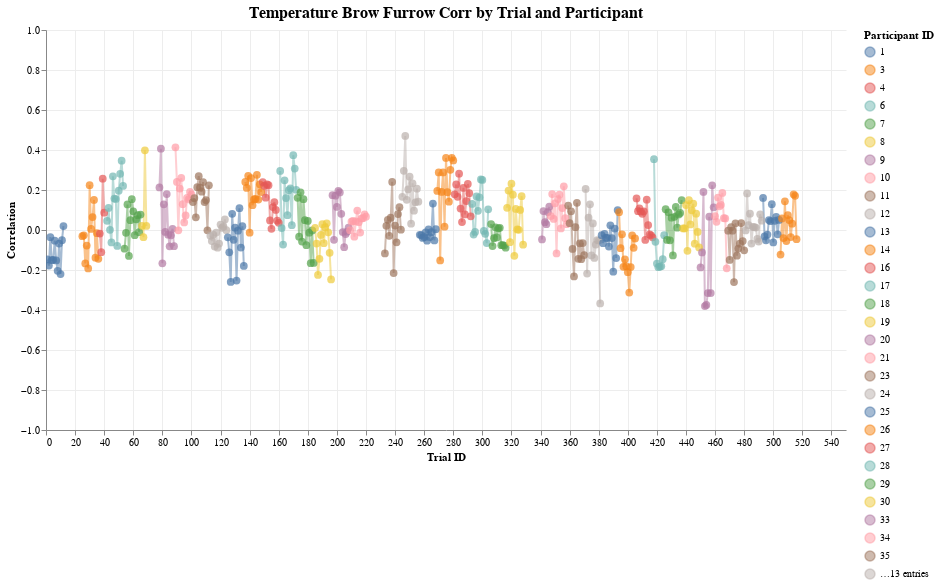
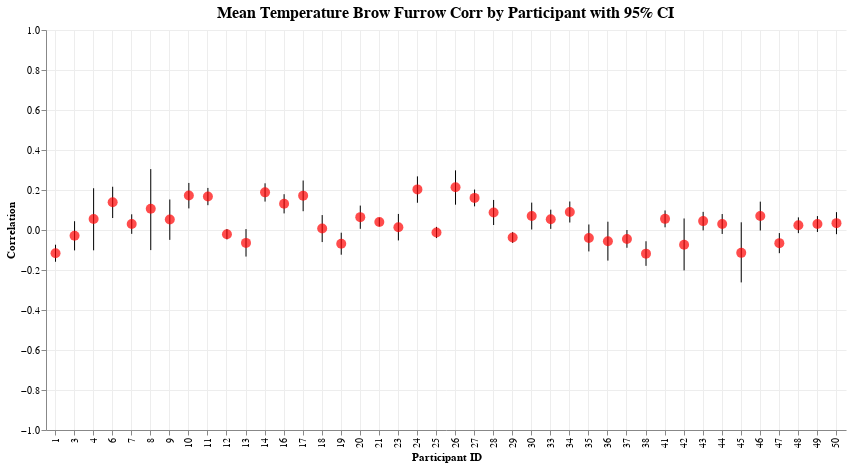
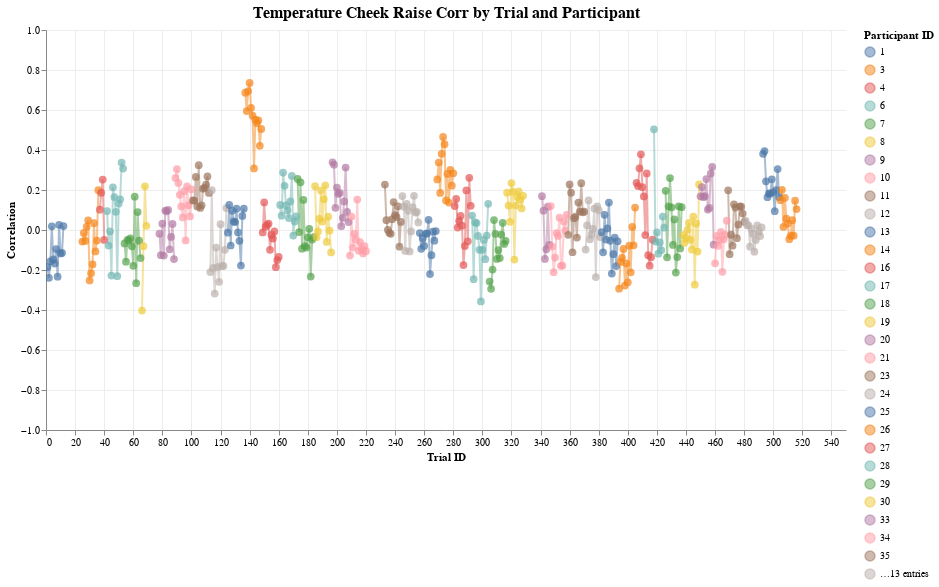
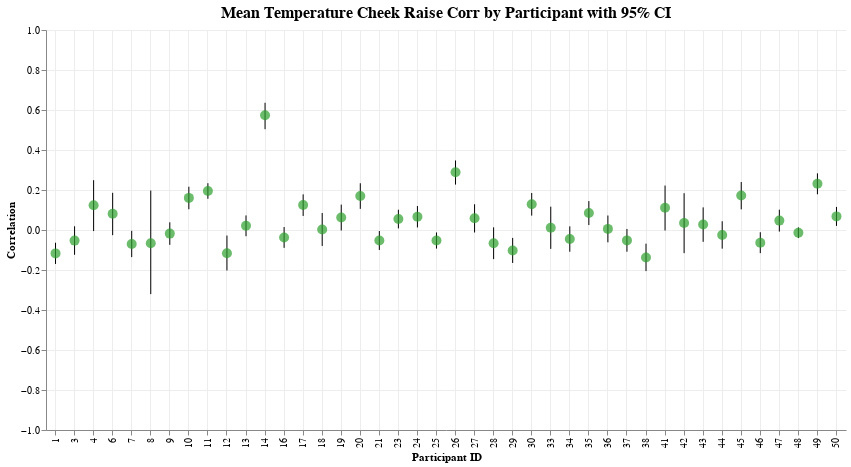

The notebook cell saved with these charts, in order:
### Code cell
features = [
    "brow_furrow",
    "cheek_raise",
    "mouth_open",
    "upper_lip_raise",
    "nose_wrinkle",
]

for feature in features:
    col1, col2 = "temperature", feature

    corr_by_trial = calculate_correlations_by_trial(df, col1, col2)
    corr_by_participant = aggregate_correlations_fisher_z(
        corr_by_trial, col1, col2, "participant_id", include_ci=True
    )
    display(plot_correlations_by_trial(corr_by_trial, col1, col2))
    display(plot_correlations_by_participant(corr_by_participant, col1, col2))

### Figure 1 — Vega-Lite specification as saved in the notebook (floating-point values rounded to 4 significant figures; data arrays with more than 128 entries replaced by an {"elided": "..."} marker saying what was removed)
{"config": {"view": {"continuousWidth": 300, "continuousHeight": 300, "strokeWidth": 0}, "axis": {"grid": true, "gridColor": "#ededed"}, "title": {"anchor": "middle", "fontSize": 16}}, "layer": [{"mark": {"type": "line", "opacity": 0.5}, "encoding": {"color": {"field": "participant_id", "legend": {"title": "Participant ID"}, "type": "nominal"}, "x": {"axis": {"title": "Trial ID"}, "field": "trial_id", "type": "quantitative"}, "y": {"axis": {"title": "Correlation"}, "field": "temperature_brow_furrow_corr", "scale": {"domain": [-1, 1]}, "type": "quantitative"}}, "name": "view_1"}, {"mark": {"type": "circle", "size": 60}, "encoding": {"color": {"field": "participant_id", "legend": {"title": "Participant ID"}, "type": "nominal"}, "tooltip": [{"field": "participant_id", "type": "nominal"}, {"field": "trial_id", "type": "quantitative"}, {"field": "temperature_brow_furrow_corr", "format": ".3f", "type": "quantitative"}], "x": {"axis": {"title": "Trial ID"}, "field": "trial_id", "type": "quantitative"}, "y": {"axis": {"title": "Correlation"}, "field": "temperature_brow_furrow_corr", "scale": {"domain": [-1, 1]}, "type": "quantitative"}}}], "data": {"name": "data-f027d3f1dbd0ddc1d5bed59e17d71568"}, "height": 400, "params": [{"name": "param_1", "select": {"type": "interval", "encodings": ["x", "y"]}, "bind": "scales", "views": ["view_1"]}], "title": "Temperature Brow Furrow Corr by Trial and Participant", "width": 800, "$schema": "https://vega.github.io/schema/vega-lite/v5.20.1.json", "datasets": {"data-f027d3f1dbd0ddc1d5bed59e17d71568": {"elided": "471 records"}}}

### Figure 2 — Vega-Lite specification as saved in the notebook (floating-point values rounded to 4 significant figures)
{"config": {"view": {"continuousWidth": 300, "continuousHeight": 300, "strokeWidth": 0}, "axis": {"grid": true, "gridColor": "#ededed"}, "title": {"anchor": "middle", "fontSize": 16}}, "layer": [{"mark": {"type": "rule"}, "encoding": {"x": {"axis": {"title": "Participant ID"}, "field": "participant_id", "type": "ordinal"}, "y": {"axis": {"title": "Correlation"}, "field": "participant_id_temperature_brow_furrow_corr_ci_lower", "scale": {"domain": [-1, 1]}, "type": "quantitative"}, "y2": {"field": "participant_id_temperature_brow_furrow_corr_ci_upper"}}}, {"mark": {"type": "circle", "color": "red", "size": 100}, "encoding": {"tooltip": [{"field": "participant_id", "title": "Participant", "type": "nominal"}, {"field": "participant_id_temperature_brow_furrow_corr_mean", "format": ".3f", "title": "Mean Correlation", "type": "quantitative"}, {"field": "participant_id_temperature_brow_furrow_corr_ci_lower", "format": ".3f", "title": "CI Lower", "type": "quantitative"}, {"field": "participant_id_temperature_brow_furrow_corr_ci_upper", "format": ".3f", "title": "CI Upper", "type": "quantitative"}], "x": {"axis": {"title": "Participant ID"}, "field": "participant_id", "type": "ordinal"}, "y": {"field": "participant_id_temperature_brow_furrow_corr_mean", "type": "quantitative"}}}], "data": {"name": "data-5636a051c6ec12841b77f35ddb734494"}, "height": 400, "title": "Mean Temperature Brow Furrow Corr by Participant with 95% CI", "width": 800, "$schema": "https://vega.github.io/schema/vega-lite/v5.20.1.json", "datasets": {"data-5636a051c6ec12841b77f35ddb734494": [{"participant_id": 1, "participant_id_temperature_brow_furrow_corr_mean": -0.1164, "participant_id_temperature_brow_furrow_corr_ci_lower": -0.1588, "participant_id_temperature_brow_furrow_corr_ci_upper": -0.07353}, {"participant_id": 3, "participant_id_temperature_brow_furrow_corr_mean": -0.02917, "participant_id_temperature_brow_furrow_corr_ci_lower": -0.102, "participant_id_temperature_brow_furrow_corr_ci_upper": 0.04395}, {"participant_id": 4, "participant_id_temperature_brow_furrow_corr_mean": 0.05492, "participant_id_temperature_brow_furrow_corr_ci_lower": -0.1016, "participant_id_temperature_brow_furrow_corr_ci_upper": 0.2088}, {"participant_id": 6, "participant_id_temperature_brow_furrow_corr_mean": 0.139, "participant_id_temperature_brow_furrow_corr_ci_lower": 0.05992, "participant_id_temperature_brow_furrow_corr_ci_upper": 0.2163}, {"participant_id": 7, "participant_id_temperature_brow_furrow_corr_mean": 0.0297, "participant_id_temperature_brow_furrow_corr_ci_lower": -0.01924, "participant_id_temperature_brow_furrow_corr_ci_upper": 0.07849}, {"participant_id": 8, "participant_id_temperature_brow_furrow_corr_mean": 0.1064, "participant_id_temperature_brow_furrow_corr_ci_lower": -0.1005, "participant_id_temperature_brow_furrow_corr_ci_upper": 0.3045}, {"participant_id": 9, "participant_id_temperature_brow_furrow_corr_mean": 0.05211, "participant_id_temperature_brow_furrow_corr_ci_lower": -0.04937, "participant_id_temperature_brow_furrow_corr_ci_upper": 0.1525}, {"participant_id": 10, "participant_id_temperature_brow_furrow_corr_mean": 0.1723, "participant_id_temperature_brow_furrow_corr_ci_lower": 0.1079, "participant_id_temperature_brow_furrow_corr_ci_upper": 0.2353}, {"participant_id": 11, "participant_id_temperature_brow_furrow_corr_mean": 0.1675, "participant_id_temperature_brow_furrow_corr_ci_lower": 0.1241, "participant_id_temperature_brow_furrow_corr_ci_upper": 0.2103}, {"participant_id": 12, "participant_id_temperature_brow_furrow_corr_mean": -0.02101, "participant_id_temperature_brow_furrow_corr_ci_lower": -0.0466, "participant_id_temperature_brow_furrow_corr_ci_upper": 0.004614}, {"participant_id": 13, "participant_id_temperature_brow_furrow_corr_mean": -0.0645, "participant_id_temperature_brow_furrow_corr_ci_lower": -0.1328, "participant_id_temperature_brow_furrow_corr_ci_upper": 0.004455}, {"participant_id": 14, "participant_id_temperature_brow_furrow_corr_mean": 0.1882, "participant_id_temperature_brow_furrow_corr_ci_lower": 0.1421, "participant_id_temperature_brow_furrow_corr_ci_upper": 0.2335}, {"participant_id": 16, "participant_id_temperature_brow_furrow_corr_mean": 0.1313, "participant_id_temperature_brow_furrow_corr_ci_lower": 0.08295, "participant_id_temperature_brow_furrow_corr_ci_upper": 0.179}, {"participant_id": 17, "participant_id_temperature_brow_furrow_corr_mean": 0.1717, "participant_id_temperature_brow_furrow_corr_ci_lower": 0.09394, "participant_id_temperature_brow_furrow_corr_ci_upper": 0.2474}, {"participant_id": 18, "participant_id_temperature_brow_furrow_corr_mean": 0.007183, "participant_id_temperature_brow_furrow_corr_ci_lower": -0.06034, "participant_id_temperature_brow_furrow_corr_ci_upper": 0.07464}, {"participant_id": 19, "participant_id_temperature_brow_furrow_corr_mean": -0.06872, "participant_id_temperature_brow_furrow_corr_ci_lower": -0.1235, "participant_id_temperature_brow_furrow_corr_ci_upper": -0.0135}, {"participant_id": 20, "participant_id_temperature_brow_furrow_corr_mean": 0.06421, "participant_id_temperature_brow_furrow_corr_ci_lower": 0.005908, "participant_id_temperature_brow_furrow_corr_ci_upper": 0.1221}, {"participant_id": 21, "participant_id_temperature_brow_furrow_corr_mean": 0.04007, "participant_id_temperature_brow_furrow_corr_ci_lower": 0.01848, "participant_id_temperature_brow_furrow_corr_ci_upper": 0.06161}, {"participant_id": 23, "participant_id_temperature_brow_furrow_corr_mean": 0.01413, "participant_id_temperature_brow_furrow_corr_ci_lower": -0.05212, "participant_id_temperature_brow_furrow_corr_ci_upper": 0.08026}, {"participant_id": 24, "participant_id_temperature_brow_furrow_corr_mean": 0.2031, "participant_id_temperature_brow_furrow_corr_ci_lower": 0.1362, "participant_id_temperature_brow_furrow_corr_ci_upper": 0.2681}, {"participant_id": 25, "participant_id_temperature_brow_furrow_corr_mean": -0.01239, "participant_id_temperature_brow_furrow_corr_ci_lower": -0.04042, "participant_id_temperature_brow_furrow_corr_ci_upper": 0.01566}, {"participant_id": 26, "participant_id_temperature_brow_furrow_corr_mean": 0.214, "participant_id_temperature_brow_furrow_corr_ci_lower": 0.1265, "participant_id_temperature_brow_furrow_corr_ci_upper": 0.2981}, {"participant_id": 27, "participant_id_temperature_brow_furrow_corr_mean": 0.1605, "participant_id_temperature_brow_furrow_corr_ci_lower": 0.1182, "participant_id_temperature_brow_furrow_corr_ci_upper": 0.2022}, {"participant_id": 28, "participant_id_temperature_brow_furrow_corr_mean": 0.0879, "participant_id_temperature_brow_furrow_corr_ci_lower": 0.02485, "participant_id_temperature_brow_furrow_corr_ci_upper": 0.1502}, {"participant_id": 29, "participant_id_temperature_brow_furrow_corr_mean": -0.03764, "participant_id_temperature_brow_furrow_corr_ci_lower": -0.06449, "participant_id_temperature_brow_furrow_corr_ci_upper": -0.01075}, {"participant_id": 30, "participant_id_temperature_brow_furrow_corr_mean": 0.07004, "participant_id_temperature_brow_furrow_corr_ci_lower": 0.002533, "participant_id_temperature_brow_furrow_corr_ci_upper": 0.1369}, {"participant_id": 33, "participant_id_temperature_brow_furrow_corr_mean": 0.05371, "participant_id_temperature_brow_furrow_corr_ci_lower": 0.00567, "participant_id_temperature_brow_furrow_corr_ci_upper": 0.1015}, {"participant_id": 34, "participant_id_temperature_brow_furrow_corr_mean": 0.09026, "participant_id_temperature_brow_furrow_corr_ci_lower": 0.0375, "participant_id_temperature_brow_furrow_corr_ci_upper": 0.1425}, {"participant_id": 35, "participant_id_temperature_brow_furrow_corr_mean": -0.03994, "participant_id_temperature_brow_furrow_corr_ci_lower": -0.1071, "participant_id_temperature_brow_furrow_corr_ci_upper": 0.0276}, {"participant_id": 36, "participant_id_temperature_brow_furrow_corr_mean": -0.05632, "participant_id_temperature_brow_furrow_corr_ci_lower": -0.153, "participant_id_temperature_brow_furrow_corr_ci_upper": 0.04143}, {"participant_id": 37, "participant_id_temperature_brow_furrow_corr_mean": -0.04457, "participant_id_temperature_brow_furrow_corr_ci_lower": -0.08896, "participant_id_temperature_brow_furrow_corr_ci_upper": -4.713e-06}, {"participant_id": 38, "participant_id_temperature_brow_furrow_corr_mean": -0.1182, "participant_id_temperature_brow_furrow_corr_ci_lower": -0.1793, "participant_id_temperature_brow_furrow_corr_ci_upper": -0.0563}, {"participant_id": 41, "participant_id_temperature_brow_furrow_corr_mean": 0.05568, "participant_id_temperature_brow_furrow_corr_ci_lower": 0.0135, "participant_id_temperature_brow_furrow_corr_ci_upper": 0.09767}, {"participant_id": 42, "participant_id_temperature_brow_furrow_corr_mean": -0.07345, "participant_id_temperature_brow_furrow_corr_ci_lower": -0.202, "participant_id_temperature_brow_furrow_corr_ci_upper": 0.05764}, {"participant_id": 43, "participant_id_temperature_brow_furrow_corr_mean": 0.04438, "participant_id_temperature_brow_furrow_corr_ci_lower": -0.002088, "participant_id_temperature_brow_furrow_corr_ci_upper": 0.09066}, {"participant_id": 44, "participant_id_temperature_brow_furrow_corr_mean": 0.03007, "participant_id_temperature_brow_furrow_corr_ci_lower": -0.01983, "participant_id_temperature_brow_furrow_corr_ci_upper": 0.07981}, {"participant_id": 45, "participant_id_temperature_brow_furrow_corr_mean": -0.1144, "participant_id_temperature_brow_furrow_corr_ci_lower": -0.262, "participant_id_temperature_brow_furrow_corr_ci_upper": 0.03856}, {"participant_id": 46, "participant_id_temperature_brow_furrow_corr_mean": 0.06996, "participant_id_temperature_brow_furrow_corr_ci_lower": -0.002602, "participant_id_temperature_brow_furrow_corr_ci_upper": 0.1418}, {"participant_id": 47, "participant_id_temperature_brow_furrow_corr_mean": -0.06579, "participant_id_temperature_brow_furrow_corr_ci_lower": -0.1159, "participant_id_temperature_brow_furrow_corr_ci_upper": -0.01533}, {"participant_id": 48, "participant_id_temperature_brow_furrow_corr_mean": 0.02376, "participant_id_temperature_brow_furrow_corr_ci_lower": -0.01576, "participant_id_temperature_brow_furrow_corr_ci_upper": 0.06319}, {"participant_id": 49, "participant_id_temperature_brow_furrow_corr_mean": 0.02983, "participant_id_temperature_brow_furrow_corr_ci_lower": -0.009964, "participant_id_temperature_brow_furrow_corr_ci_upper": 0.06954}, {"participant_id": 50, "participant_id_temperature_brow_furrow_corr_mean": 0.03429, "participant_id_temperature_brow_furrow_corr_ci_lower": -0.0209, "participant_id_temperature_brow_furrow_corr_ci_upper": 0.08927}]}}

### Figure 3 — Vega-Lite specification as saved in the notebook (floating-point values rounded to 4 significant figures; data arrays with more than 128 entries replaced by an {"elided": "..."} marker saying what was removed)
{"config": {"view": {"continuousWidth": 300, "continuousHeight": 300, "strokeWidth": 0}, "axis": {"grid": true, "gridColor": "#ededed"}, "title": {"anchor": "middle", "fontSize": 16}}, "layer": [{"mark": {"type": "line", "opacity": 0.5}, "encoding": {"color": {"field": "participant_id", "legend": {"title": "Participant ID"}, "type": "nominal"}, "x": {"axis": {"title": "Trial ID"}, "field": "trial_id", "type": "quantitative"}, "y": {"axis": {"title": "Correlation"}, "field": "temperature_cheek_raise_corr", "scale": {"domain": [-1, 1]}, "type": "quantitative"}}, "name": "view_2"}, {"mark": {"type": "circle", "size": 60}, "encoding": {"color": {"field": "participant_id", "legend": {"title": "Participant ID"}, "type": "nominal"}, "tooltip": [{"field": "participant_id", "type": "nominal"}, {"field": "trial_id", "type": "quantitative"}, {"field": "temperature_cheek_raise_corr", "format": ".3f", "type": "quantitative"}], "x": {"axis": {"title": "Trial ID"}, "field": "trial_id", "type": "quantitative"}, "y": {"axis": {"title": "Correlation"}, "field": "temperature_cheek_raise_corr", "scale": {"domain": [-1, 1]}, "type": "quantitative"}}}], "data": {"name": "data-b900081d5e932a4c0b596f89498c6b4d"}, "height": 400, "params": [{"name": "param_2", "select": {"type": "interval", "encodings": ["x", "y"]}, "bind": "scales", "views": ["view_2"]}], "title": "Temperature Cheek Raise Corr by Trial and Participant", "width": 800, "$schema": "https://vega.github.io/schema/vega-lite/v5.20.1.json", "datasets": {"data-b900081d5e932a4c0b596f89498c6b4d": {"elided": "471 records"}}}

### Figure 4 — Vega-Lite specification as saved in the notebook (floating-point values rounded to 4 significant figures)
{"config": {"view": {"continuousWidth": 300, "continuousHeight": 300, "strokeWidth": 0}, "axis": {"grid": true, "gridColor": "#ededed"}, "title": {"anchor": "middle", "fontSize": 16}}, "layer": [{"mark": {"type": "rule"}, "encoding": {"x": {"axis": {"title": "Participant ID"}, "field": "participant_id", "type": "ordinal"}, "y": {"axis": {"title": "Correlation"}, "field": "participant_id_temperature_cheek_raise_corr_ci_lower", "scale": {"domain": [-1, 1]}, "type": "quantitative"}, "y2": {"field": "participant_id_temperature_cheek_raise_corr_ci_upper"}}}, {"mark": {"type": "circle", "color": "#2ca02c", "size": 100}, "encoding": {"tooltip": [{"field": "participant_id", "title": "Participant", "type": "nominal"}, {"field": "participant_id_temperature_cheek_raise_corr_mean", "format": ".3f", "title": "Mean Correlation", "type": "quantitative"}, {"field": "participant_id_temperature_cheek_raise_corr_ci_lower", "format": ".3f", "title": "CI Lower", "type": "quantitative"}, {"field": "participant_id_temperature_cheek_raise_corr_ci_upper", "format": ".3f", "title": "CI Upper", "type": "quantitative"}], "x": {"axis": {"title": "Participant ID"}, "field": "participant_id", "type": "ordinal"}, "y": {"field": "participant_id_temperature_cheek_raise_corr_mean", "type": "quantitative"}}}], "data": {"name": "data-d9714057338aeebb9f1d15abc74cb143"}, "height": 400, "title": "Mean Temperature Cheek Raise Corr by Participant with 95% CI", "width": 800, "$schema": "https://vega.github.io/schema/vega-lite/v5.20.1.json", "datasets": {"data-d9714057338aeebb9f1d15abc74cb143": [{"participant_id": 1, "participant_id_temperature_cheek_raise_corr_mean": -0.117, "participant_id_temperature_cheek_raise_corr_ci_lower": -0.1696, "participant_id_temperature_cheek_raise_corr_ci_upper": -0.06369}, {"participant_id": 3, "participant_id_temperature_cheek_raise_corr_mean": -0.05301, "participant_id_temperature_cheek_raise_corr_ci_lower": -0.124, "participant_id_temperature_cheek_raise_corr_ci_upper": 0.01855}, {"participant_id": 4, "participant_id_temperature_cheek_raise_corr_mean": 0.1239, "participant_id_temperature_cheek_raise_corr_ci_lower": -0.005434, "participant_id_temperature_cheek_raise_corr_ci_upper": 0.2491}, {"participant_id": 6, "participant_id_temperature_cheek_raise_corr_mean": 0.08093, "participant_id_temperature_cheek_raise_corr_ci_lower": -0.02592, "participant_id_temperature_cheek_raise_corr_ci_upper": 0.1859}, {"participant_id": 7, "participant_id_temperature_cheek_raise_corr_mean": -0.07012, "participant_id_temperature_cheek_raise_corr_ci_lower": -0.1356, "participant_id_temperature_cheek_raise_corr_ci_upper": -0.004016}, {"participant_id": 8, "participant_id_temperature_cheek_raise_corr_mean": -0.06604, "participant_id_temperature_cheek_raise_corr_ci_lower": -0.3205, "participant_id_temperature_cheek_raise_corr_ci_upper": 0.1974}, {"participant_id": 9, "participant_id_temperature_cheek_raise_corr_mean": -0.01798, "participant_id_temperature_cheek_raise_corr_ci_lower": -0.07434, "participant_id_temperature_cheek_raise_corr_ci_upper": 0.0385}, {"participant_id": 10, "participant_id_temperature_cheek_raise_corr_mean": 0.1606, "participant_id_temperature_cheek_raise_corr_ci_lower": 0.1038, "participant_id_temperature_cheek_raise_corr_ci_upper": 0.2164}, {"participant_id": 11, "participant_id_temperature_cheek_raise_corr_mean": 0.1952, "participant_id_temperature_cheek_raise_corr_ci_lower": 0.1561, "participant_id_temperature_cheek_raise_corr_ci_upper": 0.2338}, {"participant_id": 12, "participant_id_temperature_cheek_raise_corr_mean": -0.116, "participant_id_temperature_cheek_raise_corr_ci_lower": -0.2025, "participant_id_temperature_cheek_raise_corr_ci_upper": -0.02775}, {"participant_id": 13, "participant_id_temperature_cheek_raise_corr_mean": 0.02095, "participant_id_temperature_cheek_raise_corr_ci_lower": -0.03102, "participant_id_temperature_cheek_raise_corr_ci_upper": 0.07281}, {"participant_id": 14, "participant_id_temperature_cheek_raise_corr_mean": 0.5738, "participant_id_temperature_cheek_raise_corr_ci_lower": 0.5041, "participant_id_temperature_cheek_raise_corr_ci_upper": 0.6361}, {"participant_id": 16, "participant_id_temperature_cheek_raise_corr_mean": -0.03736, "participant_id_temperature_cheek_raise_corr_ci_lower": -0.08931, "participant_id_temperature_cheek_raise_corr_ci_upper": 0.01481}, {"participant_id": 17, "participant_id_temperature_cheek_raise_corr_mean": 0.1246, "participant_id_temperature_cheek_raise_corr_ci_lower": 0.07019, "participant_id_temperature_cheek_raise_corr_ci_upper": 0.1782}, {"participant_id": 18, "participant_id_temperature_cheek_raise_corr_mean": 0.002667, "participant_id_temperature_cheek_raise_corr_ci_lower": -0.07977, "participant_id_temperature_cheek_raise_corr_ci_upper": 0.08507}, {"participant_id": 19, "participant_id_temperature_cheek_raise_corr_mean": 0.06245, "participant_id_temperature_cheek_raise_corr_ci_lower": -0.002508, "participant_id_temperature_cheek_raise_corr_ci_upper": 0.1269}, {"participant_id": 20, "participant_id_temperature_cheek_raise_corr_mean": 0.1704, "participant_id_temperature_cheek_raise_corr_ci_lower": 0.1057, "participant_id_temperature_cheek_raise_corr_ci_upper": 0.2337}, {"participant_id": 21, "participant_id_temperature_cheek_raise_corr_mean": -0.0526, "participant_id_temperature_cheek_raise_corr_ci_lower": -0.09981, "participant_id_temperature_cheek_raise_corr_ci_upper": -0.005145}, {"participant_id": 23, "participant_id_temperature_cheek_raise_corr_mean": 0.05476, "participant_id_temperature_cheek_raise_corr_ci_lower": 0.007915, "participant_id_temperature_cheek_raise_corr_ci_upper": 0.1014}, {"participant_id": 24, "participant_id_temperature_cheek_raise_corr_mean": 0.06644, "participant_id_temperature_cheek_raise_corr_ci_lower": 0.01278, "participant_id_temperature_cheek_raise_corr_ci_upper": 0.1197}, {"participant_id": 25, "participant_id_temperature_cheek_raise_corr_mean": -0.05263, "participant_id_temperature_cheek_raise_corr_ci_lower": -0.09289, "participant_id_temperature_cheek_raise_corr_ci_upper": -0.0122}, {"participant_id": 26, "participant_id_temperature_cheek_raise_corr_mean": 0.2885, "participant_id_temperature_cheek_raise_corr_ci_lower": 0.2271, "participant_id_temperature_cheek_raise_corr_ci_upper": 0.3477}, {"participant_id": 27, "participant_id_temperature_cheek_raise_corr_mean": 0.05839, "participant_id_temperature_cheek_raise_corr_ci_lower": -0.01248, "participant_id_temperature_cheek_raise_corr_ci_upper": 0.1287}, {"participant_id": 28, "participant_id_temperature_cheek_raise_corr_mean": -0.06663, "participant_id_temperature_cheek_raise_corr_ci_lower": -0.1456, "participant_id_temperature_cheek_raise_corr_ci_upper": 0.01323}, {"participant_id": 29, "participant_id_temperature_cheek_raise_corr_mean": -0.1026, "participant_id_temperature_cheek_raise_corr_ci_lower": -0.1649, "participant_id_temperature_cheek_raise_corr_ci_upper": -0.03956}, {"participant_id": 30, "participant_id_temperature_cheek_raise_corr_mean": 0.1289, "participant_id_temperature_cheek_raise_corr_ci_lower": 0.07194, "participant_id_temperature_cheek_raise_corr_ci_upper": 0.185}, {"participant_id": 33, "participant_id_temperature_cheek_raise_corr_mean": 0.01119, "participant_id_temperature_cheek_raise_corr_ci_lower": -0.09445, "participant_id_temperature_cheek_raise_corr_ci_upper": 0.1166}, {"participant_id": 34, "participant_id_temperature_cheek_raise_corr_mean": -0.04541, "participant_id_temperature_cheek_raise_corr_ci_lower": -0.1087, "participant_id_temperature_cheek_raise_corr_ci_upper": 0.01823}, {"participant_id": 35, "participant_id_temperature_cheek_raise_corr_mean": 0.085, "participant_id_temperature_cheek_raise_corr_ci_lower": 0.02478, "participant_id_temperature_cheek_raise_corr_ci_upper": 0.1446}, {"participant_id": 36, "participant_id_temperature_cheek_raise_corr_mean": 0.005481, "participant_id_temperature_cheek_raise_corr_ci_lower": -0.06154, "participant_id_temperature_cheek_raise_corr_ci_upper": 0.07245}, {"participant_id": 37, "participant_id_temperature_cheek_raise_corr_mean": -0.05194, "participant_id_temperature_cheek_raise_corr_ci_lower": -0.1087, "participant_id_temperature_cheek_raise_corr_ci_upper": 0.005163}, {"participant_id": 38, "participant_id_temperature_cheek_raise_corr_mean": -0.1376, "participant_id_temperature_cheek_raise_corr_ci_lower": -0.2055, "participant_id_temperature_cheek_raise_corr_ci_upper": -0.06836}, {"participant_id": 41, "participant_id_temperature_cheek_raise_corr_mean": 0.1113, "participant_id_temperature_cheek_raise_corr_ci_lower": -0.002536, "participant_id_temperature_cheek_raise_corr_ci_upper": 0.2222}, {"participant_id": 42, "participant_id_temperature_cheek_raise_corr_mean": 0.03495, "participant_id_temperature_cheek_raise_corr_ci_lower": -0.1157, "participant_id_temperature_cheek_raise_corr_ci_upper": 0.184}, {"participant_id": 43, "participant_id_temperature_cheek_raise_corr_mean": 0.02718, "participant_id_temperature_cheek_raise_corr_ci_lower": -0.05917, "participant_id_temperature_cheek_raise_corr_ci_upper": 0.1131}, {"participant_id": 44, "participant_id_temperature_cheek_raise_corr_mean": -0.02488, "participant_id_temperature_cheek_raise_corr_ci_lower": -0.09327, "participant_id_temperature_cheek_raise_corr_ci_upper": 0.04374}, {"participant_id": 45, "participant_id_temperature_cheek_raise_corr_mean": 0.1724, "participant_id_temperature_cheek_raise_corr_ci_lower": 0.1032, "participant_id_temperature_cheek_raise_corr_ci_upper": 0.24}, {"participant_id": 46, "participant_id_temperature_cheek_raise_corr_mean": -0.06357, "participant_id_temperature_cheek_raise_corr_ci_lower": -0.1157, "participant_id_temperature_cheek_raise_corr_ci_upper": -0.01113}, {"participant_id": 47, "participant_id_temperature_cheek_raise_corr_mean": 0.04695, "participant_id_temperature_cheek_raise_corr_ci_lower": -0.007931, "participant_id_temperature_cheek_raise_corr_ci_upper": 0.1016}, {"participant_id": 48, "participant_id_temperature_cheek_raise_corr_mean": -0.01369, "participant_id_temperature_cheek_raise_corr_ci_lower": -0.04036, "participant_id_temperature_cheek_raise_corr_ci_upper": 0.01299}, {"participant_id": 49, "participant_id_temperature_cheek_raise_corr_mean": 0.2315, "participant_id_temperature_cheek_raise_corr_ci_lower": 0.1784, "participant_id_temperature_cheek_raise_corr_ci_upper": 0.2833}, {"participant_id": 50, "participant_id_temperature_cheek_raise_corr_mean": 0.06808, "participant_id_temperature_cheek_raise_corr_ci_lower": 0.02053, "participant_id_temperature_cheek_raise_corr_ci_upper": 0.1153}]}}
